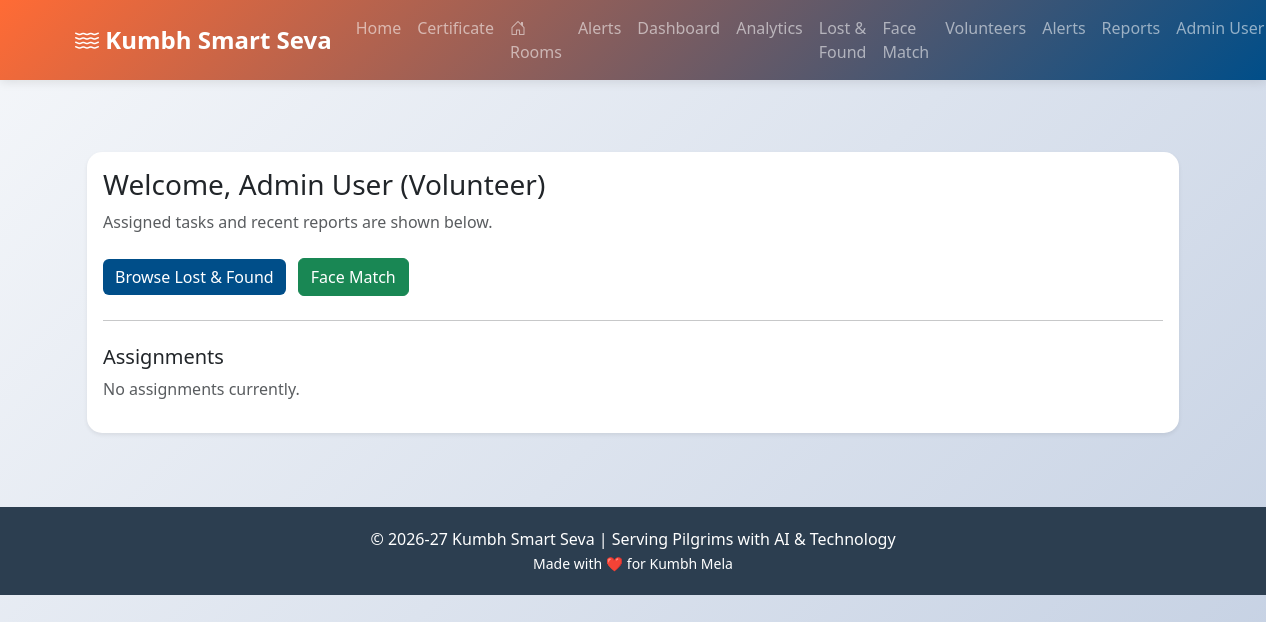
/volunteer/dashboard (signed in), run on an earlier commit of the app's database.
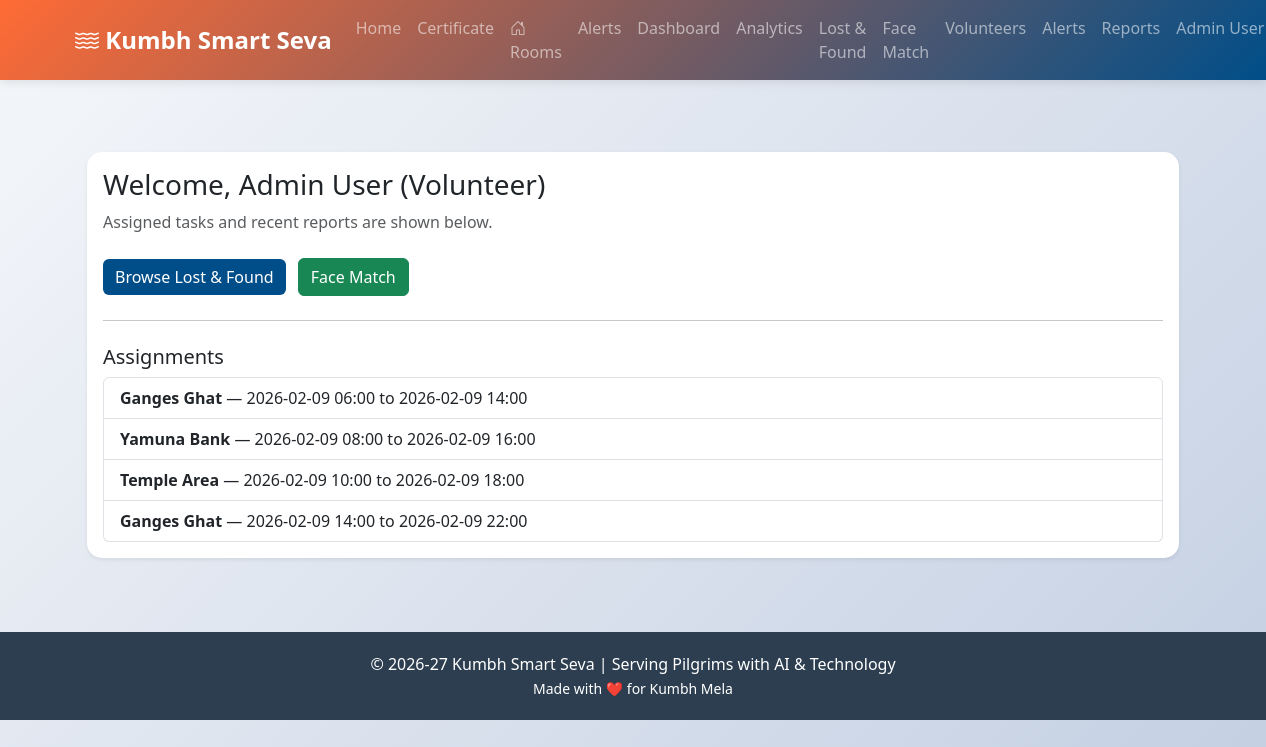
And on a later commit of the database.
### tables this page shows
CREATE TABLE volunteer_assignments (
                id INTEGER PRIMARY KEY AUTOINCREMENT,
                admin_user_id INTEGER NOT NULL,
                location_id INTEGER NOT NULL,
                shift_start TEXT NOT NULL,
                shift_end TEXT NOT NULL,
                status TEXT DEFAULT 'assigned',
                FOREIGN KEY (admin_user_id) REFERENCES admin_users(id),
                FOREIGN KEY (location_id) REFERENCES locations(id)
            );

CREATE TABLE locations (
                id INTEGER PRIMARY KEY AUTOINCREMENT,
                name TEXT NOT NULL UNIQUE,
                latitude REAL,
                longitude REAL,
                capacity INTEGER DEFAULT 5000,
                created_at TIMESTAMP DEFAULT CURRENT_TIMESTAMP
            );

### app.py (the view)
@app.route('/volunteer/dashboard')
@admin_role_required('volunteer')
def volunteer_dashboard():
    admin_id = session.get('admin_id')
    admin = admin_manager.get_admin_by_id(admin_id)
    assignments = admin_manager.get_volunteer_assignments(location_id=session.get('location_id'))
    return render_template('volunteer_dashboard.html', admin=admin, assignments=assignments)

### app.py (called while the page is built)
@app.before_request
def require_login_for_modules():
    exempt_endpoints = {
        'index', 'login', 'register', 'logout',
        'admin_login', 'admin_logout',
        'generate_certificate_page', 'create_certificate', 'view_certificate',
        'verify_certificate', 'verify_certificate_page', 'api_verify_certificate', 'download_certificate'
    }
    endpoint = request.endpoint or ''
    if endpoint.startswith('static'):
        return
    if endpoint in exempt_endpoints:
        return
    if 'certificate' in endpoint:
        return
    if session.get('user_id') or session.get('admin_id'):
        return
    if endpoint not in {'login', 'register'}:
        flash('Please login to access this feature', 'warning')
    return redirect(url_for('login'))

### modules/admin_manager.py (called while the page is built)
    def get_connection(self):
        conn = sqlite3.connect(self.db_path)
        conn.row_factory = sqlite3.Row
        return conn

    def get_admin_by_id(self, user_id):
        conn = self.get_connection()
        cursor = conn.cursor()
        cursor.execute('SELECT * FROM admin_users WHERE id = ?', (user_id,))
        user = cursor.fetchone()
        conn.close()
        return dict(user) if user else None

### templates/volunteer_dashboard.html (shortened to what this page needs)
{% extends "base.html" %}
{% block content %}
<div class="container py-4">
    <div class="card border-0 shadow-sm">
        <div class="card-body">
            <h3>Welcome, {{ admin.name }} (Volunteer)</h3>
            <p class="text-muted">Assigned tasks and recent reports are shown below.</p>
            <div class="mt-4">
                <a href="/lost-person" class="btn btn-secondary me-2">Browse Lost & Found</a>
                <a href="/face-match" class="btn btn-success">Face Match</a>
            </div>
            <hr class="my-4">
            <h5>Assignments</h5>
            {% if assignments %}
                <ul class="list-group">
                    {% for a in assignments %}
                    <li class="list-group-item">
                        <strong>{{ a.location_name }}</strong> — {{ a.shift_start }} to {{ a.shift_end }}
                    </li>
                    {% endfor %}
                </ul>
            {% else %}
                <p class="text-muted">No assignments currently.</p>
            {% endif %}
        </div>
    </div>
</div>
{% endblock %}

What changed in the data, as far as the page shows it:
added volunteer_assignments: location_name "Ganges Ghat", shift_start "2026-02-09 06:00", shift_end "2026-02-09 14:00"
added volunteer_assignments: location_name "Yamuna Bank", shift_start "2026-02-09 08:00", shift_end "2026-02-09 16:00"
added volunteer_assignments: location_name "Temple Area", shift_start "2026-02-09 10:00", shift_end "2026-02-09 18:00"
added volunteer_assignments: location_name "Ganges Ghat", shift_start "2026-02-09 14:00", shift_end "2026-02-09 22:00"
Also different on the page:
text no longer shown: "No assignments currently."
